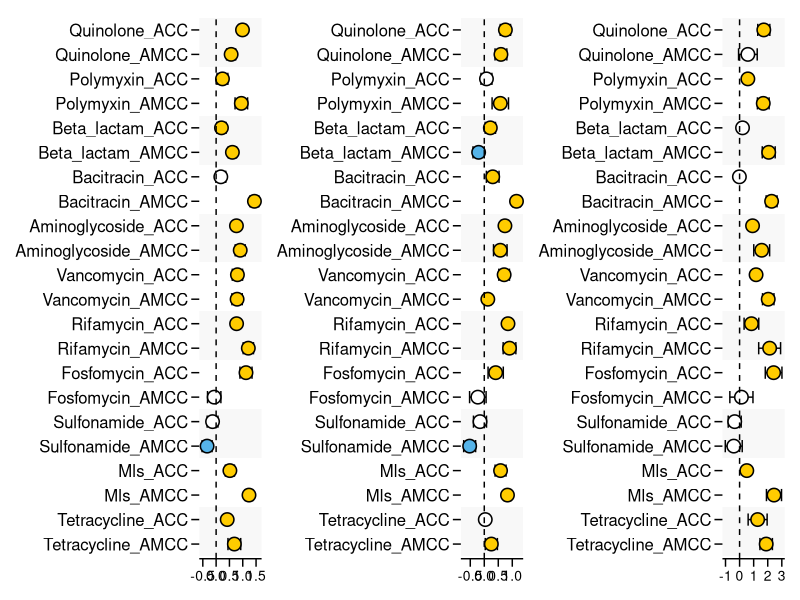

This figure's R source:
pkgs <- c("dplyr", "patchwork", "ggplot2")
for (p in pkgs) {
  if (!requireNamespace(p, quietly = TRUE)) {
    install.packages(p)
  }
  library(p, character.only = TRUE)
}

data_df <- read.csv("./data/Fig2a.csv")
var_levels <- c("Quinolone", "Polymyxin", "Beta_lactam", "Bacitracin", "Aminoglycoside", "Vancomycin",
                "Rifamycin", "Fosfomycin", "Sulfonamide", "Mls", "Tetracycline")  

plot_func <- function(split_name) {
  effect_df <- data_df %>% filter(split == split_name) %>% mutate(var = factor(var, levels = var_levels),
                                             index = factor(index, levels = c("ACC", "AMCC"))) %>% arrange(var, index) %>%
    mutate(x = paste0(var, "_", index)) %>% mutate(x = factor(x, levels = rev(x)))
  p <- ggplot(effect_df, aes(x, estimate)) +
    annotate('rect',
             xmin = seq(0.5, n_distinct(effect_df$x)-0.5, by = 4),
             xmax = seq(2.5, n_distinct(effect_df$x)+0.5, by = 4),
             ymin = -Inf, ymax = Inf, fill = 'gray95', alpha = 0.5) +
    {
      if(any(effect_df$Group != "b")) {
        list(
          geom_errorbar(
            data = subset(effect_df, Group != "b"),
            aes(ymin = conf.low, ymax = conf.high),
            width = 0.5, size = 0.5, color = "black"
          ),
          geom_point(
            data = subset(effect_df, Group != "b"),
            aes(fill = Group),
            shape = 21, size = 4, color = "black", stroke=0.8
          )
        )
      }
    } +
    geom_hline(yintercept = 0, linetype = "dashed", color = "black") +
    scale_x_discrete() +
    scale_fill_manual(values = c("plastisphere" = "#FFCC00", "ckenvironment" = "#56B4E9", "none" = "white")) +
    coord_flip() +
    labs(x = NULL, y = NULL) +
    theme(panel.background = element_rect(fill = 'transparent'),
          panel.grid = element_blank(),
          axis.ticks.length = unit(0.4,"lines"),
          axis.ticks = element_line(color='black'),
          axis.line = element_line(colour = "black"),
          axis.title.x=element_text(colour='black', size=12),
          axis.text=element_text(colour='black',size=10),
          axis.text.y = element_text(colour='black', size=12),
          legend.position = "none",
          axis.line.y = element_blank(),
          plot.title = element_text(size = 15,colour = "black",hjust = 0.5)) +
    scale_x_discrete(limits = levels(effect_df$x))
  return(p)
}
p_combined <- plot_func("All") + plot_func("Freshwater") + plot_func("Marine")

ggsave(p_combined, filename = "./figures/Fig2a.pdf", width = 15, height = 7)
